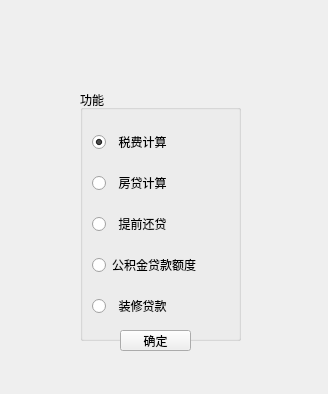
<?xml version="1.0" encoding="UTF-8"?>
<ui version="4.0">
 <class>Widget</class>
 <widget class="QWidget" name="Widget">
  <property name="geometry">
   <rect>
    <x>0</x>
    <y>0</y>
    <width>328</width>
    <height>394</height>
   </rect>
  </property>
  <property name="windowTitle">
   <string>Widget</string>
  </property>
  <property name="windowIcon">
   <iconset resource="../res.qrc">
    <normaloff>:/new/prefix1/image/b1.ico</normaloff>:/new/prefix1/image/b1.ico</iconset>
  </property>
  <widget class="QGroupBox" name="groupBox">
   <property name="geometry">
    <rect>
     <x>80</x>
     <y>90</y>
     <width>161</width>
     <height>251</height>
    </rect>
   </property>
   <property name="title">
    <string>功能</string>
   </property>
   <layout class="QVBoxLayout" name="verticalLayout">
    <item>
     <widget class="QRadioButton" name="radioButton_1">
      <property name="text">
       <string>  税费计算</string>
      </property>
      <property name="checked">
       <bool>true</bool>
      </property>
      <attribute name="buttonGroup">
       <string notr="true">buttonGroup</string>
      </attribute>
     </widget>
    </item>
    <item>
     <widget class="QRadioButton" name="radioButton_2">
      <property name="text">
       <string>  房贷计算</string>
      </property>
      <attribute name="buttonGroup">
       <string notr="true">buttonGroup</string>
      </attribute>
     </widget>
    </item>
    <item>
     <widget class="QRadioButton" name="radioButton_3">
      <property name="text">
       <string>  提前还贷</string>
      </property>
      <attribute name="buttonGroup">
       <string notr="true">buttonGroup</string>
      </attribute>
     </widget>
    </item>
    <item>
     <widget class="QRadioButton" name="radioButton_4">
      <property name="text">
       <string>公积金贷款额度</string>
      </property>
      <attribute name="buttonGroup">
       <string notr="true">buttonGroup</string>
      </attribute>
     </widget>
    </item>
    <item>
     <widget class="QRadioButton" name="radioButton_5">
      <property name="text">
       <string>  装修贷款</string>
      </property>
      <attribute name="buttonGroup">
       <string notr="true">buttonGroup</string>
      </attribute>
     </widget>
    </item>
   </layout>
  </widget>
  <widget class="QPushButton" name="pushButton">
   <property name="geometry">
    <rect>
     <x>120</x>
     <y>330</y>
     <width>71</width>
     <height>21</height>
    </rect>
   </property>
   <property name="text">
    <string>确定</string>
   </property>
  </widget>
  <widget class="QLabel" name="label">
   <property name="geometry">
    <rect>
     <x>0</x>
     <y>-20</y>
     <width>371</width>
     <height>431</height>
    </rect>
   </property>
   <property name="text">
    <string/>
   </property>
   <property name="pixmap">
    <pixmap resource="../res.qrc">:/new/prefix1/image/背景板.jpg</pixmap>
   </property>
  </widget>
  <zorder>label</zorder>
  <zorder>groupBox</zorder>
  <zorder>pushButton</zorder>
 </widget>
 <resources>
  <include location="../res.qrc"/>
 </resources>
 <connections/>
 <buttongroups>
  <buttongroup name="buttonGroup"/>
 </buttongroups>
</ui>
